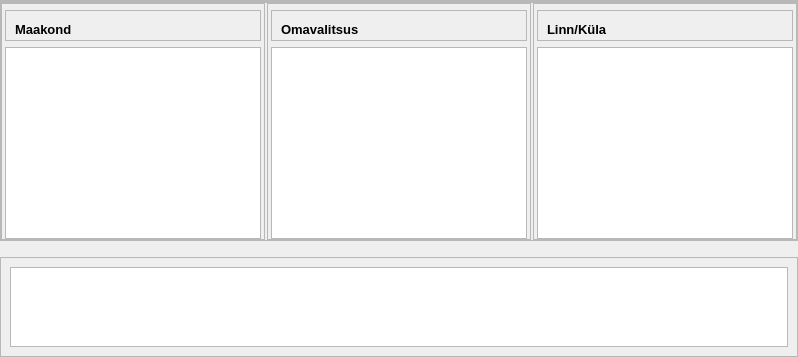
                  <widget class="QWidget" name="frSync_Cadastrals_Main" native="true">
                   <property name="styleSheet">
                    <string notr="true"/>
                   </property>
                   <layout class="QVBoxLayout" name="verticalLayout_23">
                    <property name="leftMargin">
                     <number>0</number>
                    </property>
                    <property name="topMargin">
                     <number>0</number>
                    </property>
                    <property name="rightMargin">
                     <number>0</number>
                    </property>
                    <property name="bottomMargin">
                     <number>0</number>
                    </property>
                    <item>
                     <widget class="QWidget" name="Sync_cadastrals_Top" native="true">
                      <property name="styleSheet">
                       <string notr="true">#a, #b,#c,#d{
    border-bottom: 1px solid #e0e0e0; /* Darker white color, adjust as needed */
    padding-bottom: 5px; /* Adjust padding as needed */
}</string>
                      </property>
                      <layout class="QVBoxLayout" name="verticalLayout_22">
                       <property name="spacing">
                        <number>0</number>
                       </property>
                       <property name="leftMargin">
                        <number>0</number>
                       </property>
                       <property name="topMargin">
                        <number>0</number>
                       </property>
                       <property name="rightMargin">
                        <number>0</number>
                       </property>
                       <property name="bottomMargin">
                        <number>0</number>
                       </property>
                       <item>
                        <widget class="QFrame" name="frSync_General">
                         <property name="frameShape">
                          <enum>QFrame::StyledPanel</enum>
                         </property>
                         <property name="frameShadow">
                          <enum>QFrame::Raised</enum>
                         </property>
                         <layout class="QVBoxLayout" name="verticalLayout_77">
                          <property name="spacing">
                           <number>10</number>
                          </property>
                          <property name="leftMargin">
                           <number>10</number>
                          </property>
                          <property name="topMargin">
                           <number>0</number>
                          </property>
                          <property name="rightMargin">
                           <number>0</number>
                          </property>
                          <property name="bottomMargin">
                           <number>0</number>
                          </property>
                         </layout>
                        </widget>
                       </item>
                       <item>
                        <widget class="QFrame" name="frSync_Selector_MainFrame">
                         <property name="styleSheet">
                          <string notr="true"/>
                         </property>
                         <property name="frameShape">
                          <enum>QFrame::StyledPanel</enum>
                         </property>
                         <property name="frameShadow">
                          <enum>QFrame::Raised</enum>
                         </property>
                         <layout class="QHBoxLayout" name="horizontalLayout_30">
                          <property name="spacing">
                           <number>2</number>
                          </property>
                          <property name="leftMargin">
                           <number>0</number>
                          </property>
                          <property name="topMargin">
                           <number>0</number>
                          </property>
                          <property name="rightMargin">
                           <number>0</number>
                          </property>
                          <property name="bottomMargin">
                           <number>0</number>
                          </property>
                          <item>
                           <widget class="QFrame" name="frSync_County">
                            <property name="styleSheet">
                             <string notr="true"/>
                            </property>
                            <property name="frameShape">
                             <enum>QFrame::StyledPanel</enum>
                            </property>
                            <property name="frameShadow">
                             <enum>QFrame::Raised</enum>
                            </property>
                            <layout class="QVBoxLayout" name="verticalLayout_141">
                             <property name="spacing">
                              <number>6</number>
                             </property>
                             <property name="leftMargin">
                              <number>3</number>
                             </property>
                             <property name="topMargin">
                              <number>6</number>
                             </property>
                             <property name="rightMargin">
                              <number>3</number>
                             </property>
                             <property name="bottomMargin">
                              <number>0</number>
                             </property>
                             <item>
                              <widget class="QFrame" name="FrSync_County_Heading">
                               <property name="minimumSize">
                                <size>
                                 <width>0</width>
                                 <height>25</height>
                                </size>
                               </property>
                               <property name="maximumSize">
                                <size>
                                 <width>16777215</width>
                                 <height>40</height>
                                </size>
                               </property>
                               <property name="styleSheet">
                                <string notr="true">   #frame_10 {

        border: 1px solid #2c313c;
        border-radius: 3px;
		
    }
</string>
                               </property>
                               <property name="frameShape">
                                <enum>QFrame::StyledPanel</enum>
                               </property>
                               <property name="frameShadow">
                                <enum>QFrame::Raised</enum>
                               </property>
                               <layout class="QHBoxLayout" name="horizontalLayout_51">
                                <property name="spacing">
                                 <number>0</number>
                                </property>
                                <property name="bottomMargin">
                                 <number>0</number>
                                </property>
                                <item>
                                 <widget class="QLabel" name="lblSync_County">
                                  <property name="sizePolicy">
                                   <sizepolicy hsizetype="Fixed" vsizetype="Fixed">
                                    <horstretch>0</horstretch>
                                    <verstretch>0</verstretch>
                                   </sizepolicy>
                                  </property>
                                  <property name="minimumSize">
                                   <size>
                                    <width>0</width>
                                    <height>0</height>
                                   </size>
                                  </property>
                                  <property name="maximumSize">
                                   <size>
                                    <width>16777215</width>
                                    <height>16777215</height>
                                   </size>
                                  </property>
                                  <property name="font">
                                   <font>
                                    <pointsize>10</pointsize>
                                    <weight>75</weight>
                                    <bold>true</bold>
                                   </font>
                                  </property>
                                  <property name="text">
                                   <string>Maakond</string>
                                  </property>
                                 </widget>
                                </item>
                                <item>
                                 <spacer name="horizontalSpacer_31">
                                  <property name="orientation">
                                   <enum>Qt::Horizontal</enum>
                                  </property>
                                  <property name="sizeHint" stdset="0">
                                   <size>
                                    <width>40</width>
                                    <height>20</height>
                                   </size>
                                  </property>
                                 </spacer>
                                </item>
                               </layout>
                              </widget>
                             </item>
                             <item>
                              <widget class="QListWidget" name="lwSync_County_Names">
                               <property name="styleSheet">
                                <string notr="true"/>
                               </property>
                               <property name="editTriggers">
                                <set>QAbstractItemView::NoEditTriggers</set>
                               </property>
                               <property name="selectionMode">
                                <enum>QAbstractItemView::SingleSelection</enum>
                               </property>
                              </widget>
                             </item>
                            </layout>
                           </widget>
                          </item>
                          <item>
                           <widget class="QFrame" name="frSync_State">
                            <property name="styleSheet">
                             <string notr="true"/>
                            </property>
                            <property name="frameShape">
                             <enum>QFrame::StyledPanel</enum>
                            </property>
                            <property name="frameShadow">
                             <enum>QFrame::Raised</enum>
                            </property>
                            <layout class="QVBoxLayout" name="verticalLayout_147">
                             <property name="spacing">
                              <number>6</number>
                             </property>
                             <property name="leftMargin">
                              <number>3</number>
                             </property>
                             <property name="topMargin">
                              <number>6</number>
                             </property>
                             <property name="rightMargin">
                              <number>3</number>
                             </property>
                             <property name="bottomMargin">
                              <number>0</number>
                             </property>
                             <item>
                              <widget class="QFrame" name="FrSync_State_Heading">
                               <property name="minimumSize">
                                <size>
                                 <width>0</width>
                                 <height>25</height>
                                </size>
                               </property>
                               <property name="maximumSize">
                                <size>
                                 <width>16777215</width>
                                 <height>40</height>
                                </size>
                               </property>
                               <property name="frameShape">
                                <enum>QFrame::StyledPanel</enum>
                               </property>
                               <property name="frameShadow">
                                <enum>QFrame::Raised</enum>
                               </property>
                               <layout class="QHBoxLayout" name="horizontalLayout_52">
                                <property name="spacing">
                                 <number>0</number>
                                </property>
                                <property name="bottomMargin">
                                 <number>0</number>
                                </property>
                                <item>
                                 <widget class="QLabel" name="lblSync_State">
                                  <property name="sizePolicy">
                                   <sizepolicy hsizetype="Fixed" vsizetype="Fixed">
                                    <horstretch>0</horstretch>
                                    <verstretch>0</verstretch>
                                   </sizepolicy>
                                  </property>
                                  <property name="font">
                                   <font>
                                    <pointsize>10</pointsize>
                                    <weight>75</weight>
                                    <bold>true</bold>
                                   </font>
                                  </property>
                                  <property name="text">
                                   <string>Omavalitsus</string>
                                  </property>
                                 </widget>
                                </item>
                                <item>
                                 <spacer name="horizontalSpacer_30">
                                  <property name="orientation">
                                   <enum>Qt::Horizontal</enum>
                                  </property>
                                  <property name="sizeHint" stdset="0">
                                   <size>
                                    <width>40</width>
                                    <height>20</height>
                                   </size>
                                  </property>
                                 </spacer>
                                </item>
                               </layout>
                              </widget>
                             </item>
                             <item>
                              <widget class="QListWidget" name="lwSync_State_Names">
                               <property name="styleSheet">
                                <string notr="true"/>
                               </property>
                               <property name="editTriggers">
                                <set>QAbstractItemView::NoEditTriggers</set>
                               </property>
                              </widget>
                             </item>
                            </layout>
                           </widget>
                          </item>
                          <item>
                           <widget class="QFrame" name="frSync_City">
                            <property name="styleSheet">
                             <string notr="true"/>
                            </property>
                            <property name="frameShape">
                             <enum>QFrame::StyledPanel</enum>
                            </property>
                            <property name="frameShadow">
                             <enum>QFrame::Raised</enum>
                            </property>
                            <layout class="QVBoxLayout" name="verticalLayout_149">
                             <property name="spacing">
                              <number>6</number>
                             </property>
                             <property name="leftMargin">
                              <number>3</number>
                             </property>
                             <property name="topMargin">
                              <number>6</number>
                             </property>
                             <property name="rightMargin">
                              <number>3</number>
                             </property>
                             <property name="bottomMargin">
                              <number>0</number>
                             </property>
                             <item>
                              <widget class="QFrame" name="FrSync_City_Heading">
                               <property name="minimumSize">
                                <size>
                                 <width>0</width>
                                 <height>25</height>
                                </size>
                               </property>
                               <property name="maximumSize">
                                <size>
                                 <width>16777215</width>
                                 <height>40</height>
                                </size>
                               </property>
                               <property name="frameShape">
                                <enum>QFrame::StyledPanel</enum>
                               </property>
                               <property name="frameShadow">
                                <enum>QFrame::Raised</enum>
                               </property>
                               <layout class="QHBoxLayout" name="horizontalLayout_54">
                                <property name="spacing">
                                 <number>0</number>
                                </property>
                                <property name="leftMargin">
                                 <number>9</number>
                                </property>
                                <property name="bottomMargin">
                                 <number>0</number>
                                </property>
                                <item alignment="Qt::AlignLeft">
                                 <widget class="QLabel" name="lblSync_City">
                                  <property name="sizePolicy">
                                   <sizepolicy hsizetype="Fixed" vsizetype="Fixed">
                                    <horstretch>0</horstretch>
                                    <verstretch>0</verstretch>
                                   </sizepolicy>
                                  </property>
                                  <property name="font">
                                   <font>
                                    <pointsize>10</pointsize>
                                    <weight>75</weight>
                                    <bold>true</bold>
                                   </font>
                                  </property>
                                  <property name="text">
                                   <string>Linn/Küla</string>
                                  </property>
                                 </widget>
                                </item>
                                <item>
                                 <spacer name="horizontalSpacer_29">
                                  <property name="orientation">
                                   <enum>Qt::Horizontal</enum>
                                  </property>
                                  <property name="sizeHint" stdset="0">
                                   <size>
                                    <width>40</width>
                                    <height>20</height>
                                   </size>
                                  </property>
                                 </spacer>
                                </item>
                               </layout>
                              </widget>
                             </item>
                             <item>
                              <widget class="QListWidget" name="lwSync_City_Names">
                               <property name="styleSheet">
                                <string notr="true"/>
                               </property>
                               <property name="editTriggers">
                                <set>QAbstractItemView::NoEditTriggers</set>
                               </property>
                              </widget>
                             </item>
                            </layout>
                           </widget>
                          </item>
                         </layout>
                        </widget>
                       </item>
                      </layout>
                     </widget>
                    </item>
                    <item>
                     <spacer name="verticalSpacer_2">
                      <property name="orientation">
                       <enum>Qt::Vertical</enum>
                      </property>
                      <property name="sizeHint" stdset="0">
                       <size>
                        <width>20</width>
                        <height>10</height>
                       </size>
                      </property>
                     </spacer>
                    </item>
                    <item>
                     <widget class="QFrame" name="Sync_Main_Selected_Data_Overview">
                      <property name="maximumSize">
                       <size>
                        <width>16777215</width>
                        <height>100</height>
                       </size>
                      </property>
                      <property name="frameShape">
                       <enum>QFrame::StyledPanel</enum>
                      </property>
                      <property name="frameShadow">
                       <enum>QFrame::Raised</enum>
                      </property>
                      <layout class="QVBoxLayout" name="verticalLayout_151">
                       <item>
                        <widget class="QTableView" name="tbl_Sync_properties"/>
                       </item>
                      </layout>
                     </widget>
                    </item>
                   </layout>
                  </widget>
